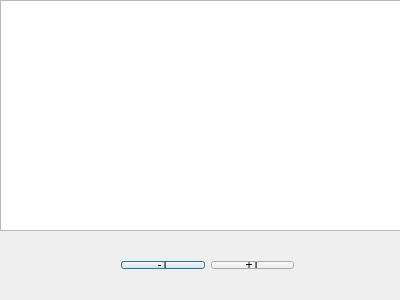
<?xml version="1.0" encoding="UTF-8"?>
<ui version="4.0">
 <class>Dialog</class>
 <widget class="QDialog" name="Dialog">
  <property name="geometry">
   <rect>
    <x>0</x>
    <y>0</y>
    <width>400</width>
    <height>300</height>
   </rect>
  </property>
  <property name="windowTitle">
   <string>Dialog</string>
  </property>
  <widget class="QGraphicsView" name="graphicsView">
   <property name="geometry">
    <rect>
     <x>0</x>
     <y>0</y>
     <width>401</width>
     <height>231</height>
    </rect>
   </property>
  </widget>
  <widget class="QWidget" name="">
   <property name="geometry">
    <rect>
     <x>110</x>
     <y>250</y>
     <width>195</width>
     <height>30</height>
    </rect>
   </property>
   <layout class="QHBoxLayout" name="horizontalLayout">
    <item>
     <widget class="QPushButton" name="pushButton">
      <property name="text">
       <string>-1</string>
      </property>
     </widget>
    </item>
    <item>
     <widget class="QPushButton" name="pushButton_2">
      <property name="text">
       <string>+1</string>
      </property>
     </widget>
    </item>
   </layout>
  </widget>
 </widget>
 <layoutdefault spacing="6" margin="11"/>
 <resources/>
 <connections/>
</ui>
